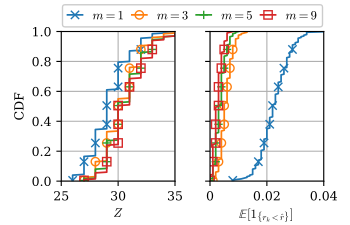

The script that drew this image:
import os
import pandas as pd
import numpy as np
import matplotlib.pyplot as plt
from sim_src.util import GET_LOG_PATH_FOR_SIM_SCRIPT

FONT_SIZE = 9
fig_width_px = 350
fig_height_px = 225
dpi = 100  # Typical screen DPI, adjust if necessary
fig_width_in = fig_width_px / dpi
fig_height_in = fig_height_px / dpi

plt.rc('font', family='serif')
plt.rc('mathtext', fontset='cm')
plt.rc('font', size=FONT_SIZE)  # Default font size
plt.rc('axes', titlesize=FONT_SIZE)  # Font size of the axes title
plt.rc('axes', labelsize=FONT_SIZE)  # Font size of the x and y labels
plt.rc('xtick', labelsize=FONT_SIZE)  # Font size of the tick labels
plt.rc('ytick', labelsize=FONT_SIZE)  # Font size of the tick labels
plt.rc('legend', fontsize=FONT_SIZE)  # Font size for legends

def moving_average(data, window_size=100):
    return np.convolve(data, np.ones(window_size)/window_size, mode='full')


from working_dir_path import get_controller_path
current_dir = os.path.dirname(os.path.abspath(__file__))

data_name_list = [r"$m=1$",r"$m=3$",r"$m=5$",r"$m=9$"]

# Create subplots
fig, axs = plt.subplots(1, 2)
# fig_width_in = (fig_width_px * 3 + 40) / dpi  # Adjust width for three subplots and spacing
fig.set_size_inches(fig_width_in, fig_height_in)

# Define the paths to your three data files
folder = os.path.join(get_controller_path(), "sim_alg/test_online/log-test_online_static/test_online_static-2024-December-14-12-10-32-ail")

data_list = []

for i in range(11):
    ne_file = os.path.join(folder,"ES_GGM.nc.final.txt")
    ne = np.genfromtxt(ne_file, delimiter=',')[:,3:]
    ne = ne.squeeze()
    data_list.append(ne[i::11])


for i in range(11):
    nf_file = os.path.join(folder,"ES_GGM.nf.final.txt")
    nf = np.genfromtxt(nf_file, delimiter=',')[:,3:]
    nf = nf.squeeze()/1000
    data_list.append(nf[i::11])

    
lines = []

xlabels = [r'$Z$',r'$\mathbb{E}[\mathbf{1}_{\{r_k < \hat{r}\}}]$']

markers = ['x','o','+','s','d']

for i in range(2):
    idx = [0,2,4,8]
    for j in range(4):
        data_sorted = np.sort(data_list[idx[j]+i*11])
        print(data_sorted)
        cdf = np.arange(1, len(data_sorted) + 1) / len(data_sorted)
        line, = axs[i].plot(data_sorted,cdf,marker=markers[j],markevery=25,linewidth=1.25,markerfacecolor='none')
        lines.append(line)
        
    axs[i].set_xlabel(xlabels[i])
    axs[i].set_yticks(np.arange(0,6)*0.2)      # Remove y-axis ticks
    axs[i].set_ylim(0, 1)

    if i == 0:
        axs[i].set_ylabel(r'CDF')
    else:
        axs[i].set_yticklabels([])
        axs[i].set_ylabel('')      # Remove y-axis label

    if i == 0:
        axs[i].set_xlim(25, 35)
        axs[i].set_xticks([25,30,35])     
    if i == 1:
        axs[i].set_xlim(0, 0.04)
        axs[i].set_xticks([0,0.02,0.04])      
        axs[i].set_xticklabels(['0','0.02','0.04'])

    # if i == 2:
    #     axs[i].set_ylim(-50, 1100)
    #     axs[i].set_yticks([0,500,1000])      # Remove y-axis ticks

    # axs[i].set_xlim(0, 1092)
    axs[i].set_position([0.175+0.425*i, 0.195, 0.325, 0.665])
    axs[i].grid(True)

# Add a legend
fig.legend(lines, data_name_list ,fontsize=FONT_SIZE, loc='lower left', bbox_to_anchor=(0.175, 0.875, 0.75, 0.085), ncol = 4 , borderaxespad=0.1,handlelength=1.2,fancybox=True, framealpha=1,mode='expand' )
# axs[0].legend(fontsize=8, loc='lower left', bbox_to_anchor=(0, 1.02, 5,0.1), ncol=3,borderaxespad=0.)
# plt.subplots_adjust(left=0.175, right=0.95,bottom=0.175,top=0.95)


# Save the figure as a PDF
output_path = os.path.join(current_dir, os.path.splitext(os.path.basename(__file__))[0]) + '.pdf'

fig.savefig(output_path, format='pdf', pad_inches=0.)

# Display the plot
plt.show()
